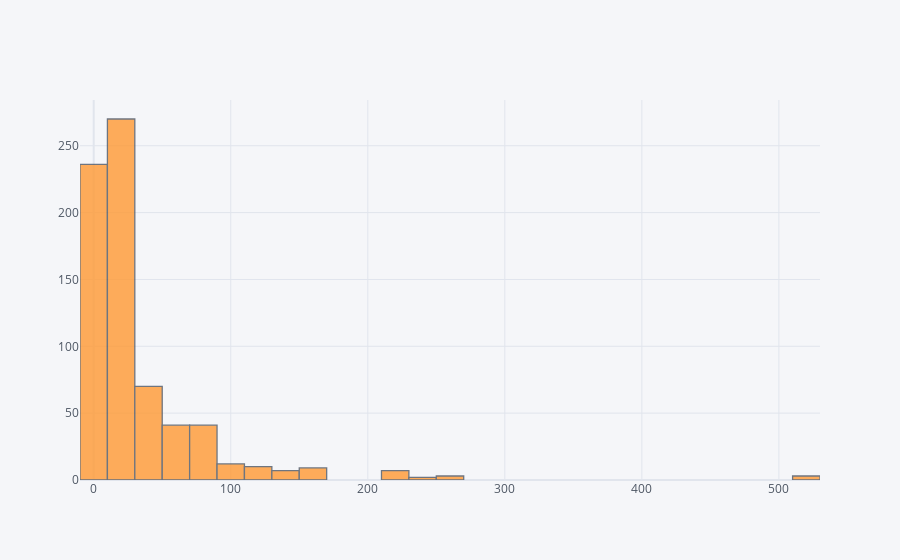

Notebook code for this chart:
### Markdown cell above
Fare

### Code cell
import cufflinks as cf
cf.go_offline()
train['Fare'].iplot(kind='hist', bins=30)

### Figure 1 — Plotly figure (JSON) as saved in the notebook; plotly's stock layout.template omitted (floating-point values rounded to 4 significant figures; data arrays with more than 128 entries replaced by an {"elided": "..."} marker saying what was removed)
{"data": [{"histfunc": "count", "histnorm": "", "marker": {"color": "rgba(255, 153, 51, 1.0)", "line": {"color": "#4D5663", "width": 1.3}}, "name": "Fare", "nbinsx": 30, "opacity": 0.8, "orientation": "v", "x": {"elided": "711 float values"}, "type": "histogram"}], "layout": {"barmode": "overlay", "legend": {"bgcolor": "#F5F6F9", "font": {"color": "#4D5663"}}, "paper_bgcolor": "#F5F6F9", "plot_bgcolor": "#F5F6F9", "title": {"font": {"color": "#4D5663"}}, "xaxis": {"gridcolor": "#E1E5ED", "showgrid": true, "tickfont": {"color": "#4D5663"}, "title": {"font": {"color": "#4D5663"}, "text": ""}, "zerolinecolor": "#E1E5ED"}, "yaxis": {"gridcolor": "#E1E5ED", "showgrid": true, "tickfont": {"color": "#4D5663"}, "title": {"font": {"color": "#4D5663"}, "text": ""}, "zerolinecolor": "#E1E5ED"}}}
